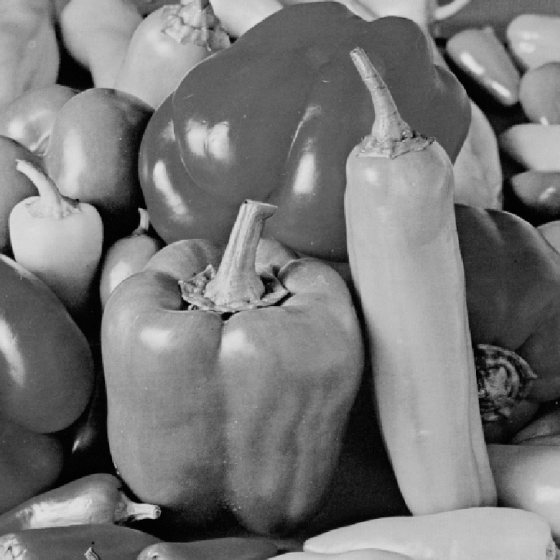
#> input picture mydata/01_copy.bmp, 1120 x 1120 px (shown at 1/2 size)
$ jupyter execute labnotebook.ipynb
#> lines starting #> are read from the running program, lines starting #| are printed output that depends on the picture
### lab2.py
# Standard Python Packages
import os
import platform
import sys

# Common Third-Party Packages
import cv2
import matplotlib as mpl
import matplotlib.image as mpimg
import matplotlib.pyplot as plt
import numpy as np
import PIL
from sklearn.decomposition import PCA
import scipy
#from scipy import fftpack # Legacy

# [8 lines left out: function showPepperOCV, not called in this run]

def showPepperMPL(img):
	# Output Images
	plt.imshow(img)

# [9 lines left out: function showPepperPIL, not called in this run]

# implement 2D DCT
def dct2(a, n):
	return scipy.fft.dct( scipy.fft.dct(a.T, n=n, norm='ortho').T, n=n, norm='ortho')

# implement 2D IDCT
def idct2(a, n):
	return scipy.fft.idct(scipy.fft.idct(a.T, n=n, norm='ortho').T, n=n, norm='ortho')

### labnotebook.ipynb
[cell 1]
# Standard Python Packages
import math
import os
import platform
import sys

# Common Third-Party Packages
import cv2
import matplotlib as mpl
import matplotlib.image as mpimg
import matplotlib.pyplot as plt
import numpy as np
import PIL
import pywt
from sklearn.decomposition import PCA
import scipy
from scipy import fftpack

# Custom
import lab2

[cell 2]
# Read image file
filepath = 'mydata/01_copy.bmp'
title = 'Copy of Pepper Image (Uncompressed)'

# Read image
#img = cv2.imread(filepath)
img = mpl.image.imread(filepath)
#> img is the input picture: shape (1120, 1120, 3); min 0, max 228, mean 119.2
#img = PIL.Image.open(filepath)

[cell 3]
plt.imshow(img)

[cell 4]
# Convert PIL image to NumPy array
img = np.asarray(img)

[cell 5]
# Convert to grayscale by getting one of the channel values (all seem the same)
img = img[:,:,0]
#> img: shape (1120, 1120)

[cell 6]
# Save 2-D version
imgPIL = PIL.Image.fromarray(img)
imgPIL.save('mydata/02_grayscale.bmp')

[cell 7]
# Calculate mean
total = 0
for i in range(0, img.shape[0]):
    for j in range(0, img.shape[1]):
        total = total + img[i][j]
#> after the loop, total = 149511470
u = total/(img.shape[0]*img.shape[1])
#> u = 119.2
total = 0
for i in range(0, img.shape[0]):
    for j in range(0, img.shape[1]):
        total = total + pow((img[i][j] - u), 2)
#> after the loop, total = 3.91e+09
var_o = total/(img.shape[0]*img.shape[1])
#> var_o = 3115.4

[cell 8]
# Define block sizes
block_sizes = [1088, 1024, 960, 896, 832, 768, 704, 640, 576, 512, 384, 256, 128, 96, 64, 48, 32, 28, 24, 16, 8]

[cell 9]
list_var_e = []
for k in block_sizes:
    print(k)
    imgCompressed = lab2.dct2(img, k)
    imgFixedpoint = imgCompressed.astype(np.uint8)
    imgPIL = PIL.Image.fromarray(imgFixedpoint)
    imgPIL.convert("L")
    filepath = 'mydata/04_compressed_' + str(k) + '.bmp'
    imgPIL.save(filepath)
    imgReconstructed = lab2.idct2(imgCompressed, k)
    total = 0
    for i in range(0, imgReconstructed.shape[0]):
        for j in range(0, imgReconstructed.shape[1]):
            total = total + imgReconstructed[i][j]
    u = total/(imgReconstructed.shape[0] * imgReconstructed.shape[1])
    total = 0
    for i in range(0, imgReconstructed.shape[0]):
        for j in range(0, imgReconstructed.shape[1]):
            total = total + pow((imgReconstructed[i][j] - u), 2)
    var_e = total/(imgReconstructed.shape[0]*imgReconstructed.shape[1])
    list_var_e.append(var_e)
    imgFixedpoint = imgReconstructed.astype(np.uint8)
    imgPIL = PIL.Image.fromarray(imgFixedpoint)
    imgPIL.convert("L")
    filepath = 'mydata/05_reconstructed_' + str(k) + '.bmp'
    imgPIL.save(filepath)
#> this loop made 21 passes
#> pass 1, `imgFixedpoint = imgReconstructed.astype(np.uint8)`:
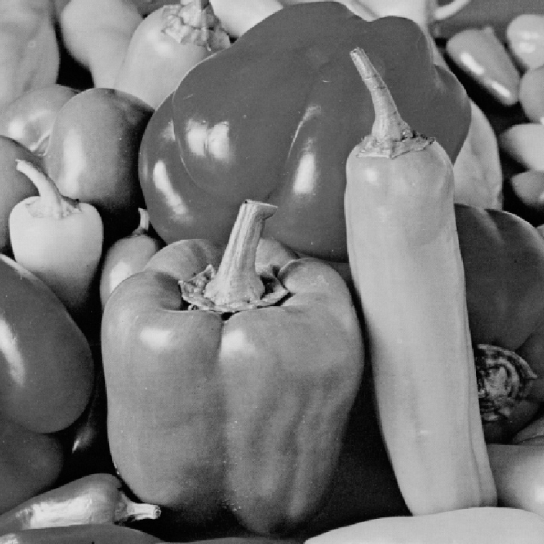
#> imgFixedpoint: shape (1088, 1088) (shown at 1/2 size); min 0, max 228, mean 118.3
#> after the loop, list_var_e = [3096.2, 2853.3, 2665.7, 2531.4, 2502.9, 2521, 2540.6, 2584.1, 2601, 2740.9, 2324.4, 2087.8, 1371.3, 222.1, 143.1, 53.23, 19.96, 21.25, 19.82, 7.2, 8.14]

[cell 10]
list_snr = []

for v in list_var_e:
    x = var_o / v
    snr = 10 * math.log(x, 10)
    list_snr.append(snr)
#> this loop made 21 passes
#> (v, x, snr) on passes 1 to 12: (3096.2, 1.01, 0.0268), (2853.3, 1.09, 0.382), (2665.7, 1.17, 0.677), (2531.4, 1.23, 0.902), (2502.9, 1.24, 0.951), (2521, 1.24, 0.919), (2540.6, 1.23, 0.886), (2584.1, 1.21, 0.812), (2601, 1.2, 0.784), (2740.9, 1.14, 0.556), (2324.4, 1.34, 1.27), (2087.8, 1.49, 1.74)
#> after the loop, list_snr = [0.0268, 0.382, 0.677, 0.902, 0.951, 0.919, 0.886, 0.812, 0.784, 0.556, 1.27, 1.74, 3.56, 11.47, 13.38, 17.67, 21.93, 21.66, 21.96, 26.36, 25.83]

[cell 11]
# plotting the points
block_sizes.reverse()
list_snr.reverse()
plt.plot(block_sizes, list_snr)
# naming the x axis
plt.xlabel('k (block size)')
# naming the y axis
plt.ylabel('SNR')
# giving a title to my graph
plt.title('SNR for various block sizes')
# function to show the plot
plt.show()
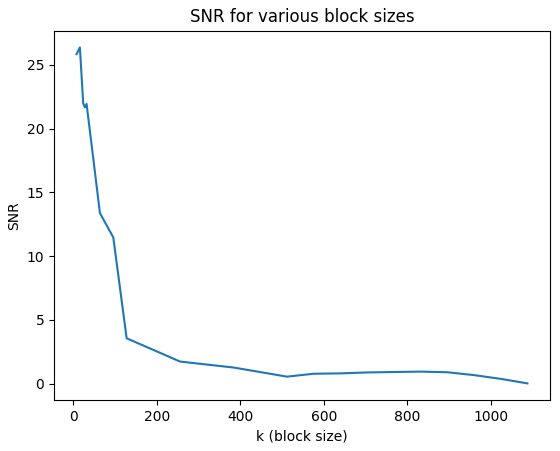
#> figure drawn by matplotlib, 1 panel; curve peaks at x = 16, y = 26.36

[cell 12]
plt.savefig('mydata/06_snr_vs_k')

[cell 13]
# DWT Haar level 2 and 3
coeffs2h = pywt.wavedec2(img, 'haar', level=2)
#> coeffs2h = 3 items
coeffs3h = pywt.wavedec2(img, 'haar', level=3)
#> coeffs3h = 4 items

[cell 14]
# Save Haar Level2 Coefficients
cA, cB, cC = coeffs2h

filepath = 'mydata/07_haar_level2_coeff1.bmp'
cA = np.array(cA)
cA = cA.astype(np.uint8)
imgPIL = PIL.Image.fromarray(cA)
imgPIL.convert("L")
imgPIL.save(filepath)

filepath = 'mydata/07_haar_level2_coeff2.bmp'
cB = np.array(cB)
cB = cB.astype(np.uint8)
print(cB.shape)
#| (3, 280, 280)
cB = cB.reshape((280,280,3))
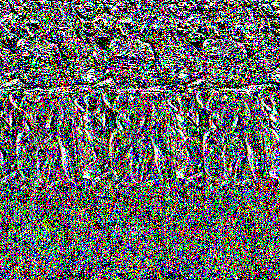
#> cB: shape (280, 280, 3); mean of channels 0, 1, 2 102.3, 103.1, 102.2; drawn as B, G, R
imgPIL = PIL.Image.fromarray(cB)
imgPIL.convert("L")
imgPIL.save(filepath)

filepath = 'mydata/07_haar_level2_coeff3.bmp'
cC = np.array(cC)
cC = cC.astype(np.uint8)
print(cC.shape)
#| (3, 560, 560)
cC = cC.reshape((560,560,3))
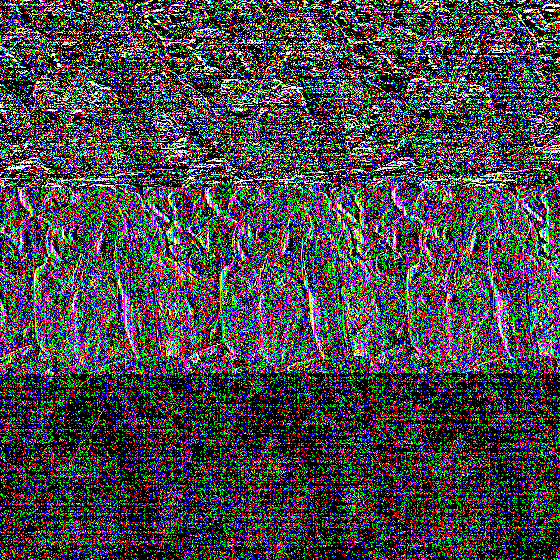
#> cC: shape (560, 560, 3); mean of channels 0, 1, 2 69.6, 69.2, 69; drawn as B, G, R
imgPIL = PIL.Image.fromarray(cC)
imgPIL.convert("L")
imgPIL.save(filepath)

[cell 15]
# Save Haar Level3 Coefficients
coeffA, coeffB, coeffC, coeffD = coeffs3h

filepath = 'mydata/07_haar_level3_coeff1.bmp'
coeffA = np.array(coeffA)
coeffA = coeffA.astype(np.uint8)
imgPIL = PIL.Image.fromarray(coeffA)
imgPIL.convert("L")
imgPIL.save(filepath)

filepath = 'mydata/07_haar_level3_coeff2.bmp'
coeffB = np.array(coeffB)
coeffB = coeffB.astype(np.uint8)
coeffB = coeffB.reshape((140,140,3))
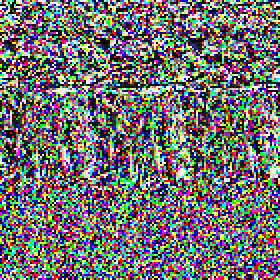
#> coeffB: shape (140, 140, 3) (shown 2 times larger); mean of channels 0, 1, 2 111.4, 111.5, 112.7; drawn as B, G, R
imgPIL = PIL.Image.fromarray(coeffB)
imgPIL.convert("L")
imgPIL.save(filepath)

filepath = 'mydata/07_haar_level3_coeff3.bmp'
coeffC = np.array(coeffC)
coeffC = coeffC.astype(np.uint8)
coeffC = coeffC.reshape((280,280,3))
imgPIL = PIL.Image.fromarray(coeffC)
imgPIL.convert("L")
imgPIL.save(filepath)

filepath = 'mydata/07_haar_level3_coeff4.bmp'
coeffD = np.array(coeffD)
coeffD = coeffD.astype(np.uint8)
coeffD = coeffD.reshape((560,560,3))
imgPIL = PIL.Image.fromarray(coeffD)
imgPIL.convert("L")
imgPIL.save(filepath)

[cell 16]
# Reconstruct Haar
re2h = pywt.waverec2(coeffs2h, 'haar')
re3h = pywt.waverec2(coeffs3h, 'haar')

[cell 17]
# Convert Haar to numpy
re2h = np.array(re2h)
re3h = np.array(re3h)

[cell 18]
# Convert to unsigned 8-bit
re2h = re2h.astype(np.uint8)
re3h = re3h.astype(np.uint8)

[cell 19]
# Save reconstructed files
filepath = 'mydata/08_haar_level2_reconstructed.bmp'
imgPIL = PIL.Image.fromarray(re2h)
imgPIL.convert("L")
imgPIL.save(filepath)

filepath = 'mydata/08_haar_level3_reconstructed.bmp'
imgPIL = PIL.Image.fromarray(re3h)
imgPIL.convert("L")
imgPIL.save(filepath)

[cell 20]
# DWT for DB wavelet
coeffs2d = pywt.wavedec2(img, 'db2', level=2)
#> coeffs2d = 3 items
coeffs3d = pywt.wavedec2(img, 'db2', level=3)
#> coeffs3d = 4 items

[cell 21]
# Save DB2 Level2 Coefficients
coeff1, coeff2, coeff3 = coeffs2d

filepath = 'mydata/07_db2_level2_coeff1.bmp'
coeff1 = np.array(coeff1)
coeff1 = coeff1.astype(np.uint8)
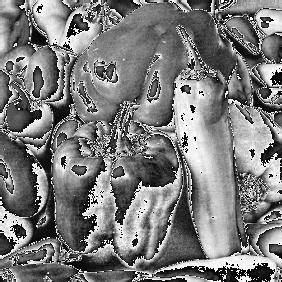
#> coeff1: shape (282, 282); min 0, max 255, mean 123.2
imgPIL = PIL.Image.fromarray(coeff1)
imgPIL.convert("L")
imgPIL.save(filepath)

filepath = 'mydata/07_db2_level2_coeff2.bmp'
coeff2 = np.array(coeff2)
coeff2 = coeff2.astype(np.uint8)
print(coeff2.shape)
#| (3, 282, 282)
coeff2 = coeff2.reshape((282,282,3))
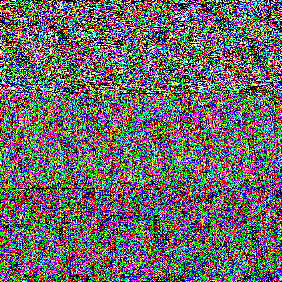
#> coeff2: shape (282, 282, 3); mean of channels 0, 1, 2 103.8, 103.9, 104.3; drawn as B, G, R
imgPIL = PIL.Image.fromarray(coeff2)
imgPIL.convert("L")
imgPIL.save(filepath)

filepath = 'mydata/07_db2_level2_coeff3.bmp'
coeff3 = np.array(coeff3)
coeff3 = coeff3.astype(np.uint8)
print(coeff3.shape)
#| (3, 561, 561)
coeff3 = coeff3.reshape((561,561,3))
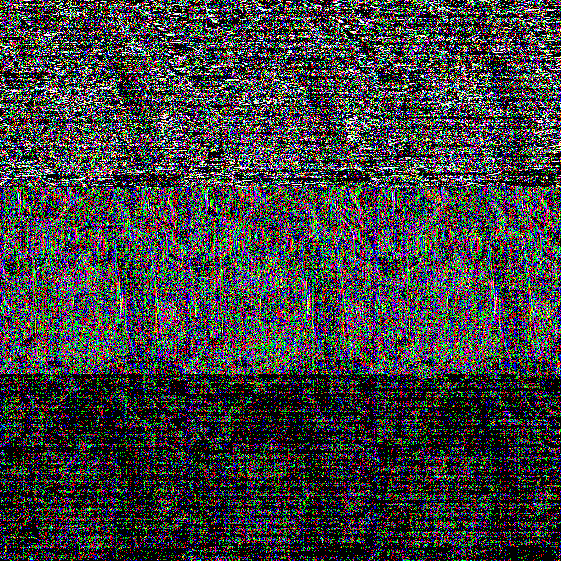
#> coeff3: shape (561, 561, 3); mean of channels 0, 1, 2 63.9, 64.1, 63.6; drawn as B, G, R
imgPIL = PIL.Image.fromarray(coeff3)
imgPIL.convert("L")
imgPIL.save(filepath)

[cell 22]
# Save Haar Level3 Coefficients
coeffA, coeffB, coeffC, coeffD = coeffs3d
#> coeffA: shape (142, 142) float64

filepath = 'mydata/07_db2_level3_coeff1.bmp'
coeffA = np.array(coeffA)
coeffA = coeffA.astype(np.uint8)
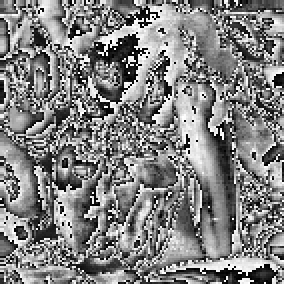
#> coeffA: shape (142, 142) (shown 2 times larger); min 0, max 255, mean 129.4
print(coeffA.shape)
#| (142, 142)
imgPIL = PIL.Image.fromarray(coeffA)
imgPIL.convert("L")
imgPIL.save(filepath)

filepath = 'mydata/07_db2_level3_coeff2.bmp'
coeffB = np.array(coeffB)
coeffB = coeffB.astype(np.uint8)
print(coeffB.shape)
#| (3, 142, 142)
coeffB = coeffB.reshape((142,142,3))
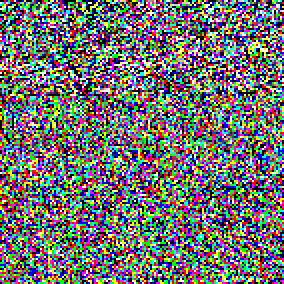
#> coeffB: shape (142, 142, 3) (shown 2 times larger); mean of channels 0, 1, 2 112.7, 113.4, 113.6; drawn as B, G, R
imgPIL = PIL.Image.fromarray(coeffB)
imgPIL.convert("L")
imgPIL.save(filepath)

filepath = 'mydata/07_db2_level3_coeff3.bmp'
coeffC = np.array(coeffC)
coeffC = coeffC.astype(np.uint8)
print(coeffC.shape)
#| (3, 282, 282)
coeffC = coeffC.reshape((282,282,3))
imgPIL = PIL.Image.fromarray(coeffC)
imgPIL.convert("L")
imgPIL.save(filepath)

filepath = 'mydata/07_db2_level3_coeff4.bmp'
coeffD = np.array(coeffD)
coeffD = coeffD.astype(np.uint8)
print(coeffD.shape)
#| (3, 561, 561)
coeffD = coeffD.reshape((561,561,3))
imgPIL = PIL.Image.fromarray(coeffD)
imgPIL.convert("L")
imgPIL.save(filepath)

[cell 23]
# Reconstruct
re2d = pywt.waverec2(coeffs2d, 'db2')
re3d = pywt.waverec2(coeffs3d, 'db2')

[cell 24]
re2d = np.array(re2d)
re3d = np.array(re3d)

[cell 25]
# Convert to unsigned 8-bit
re2d = re2d.astype(np.uint8)
re3d = re3d.astype(np.uint8)
